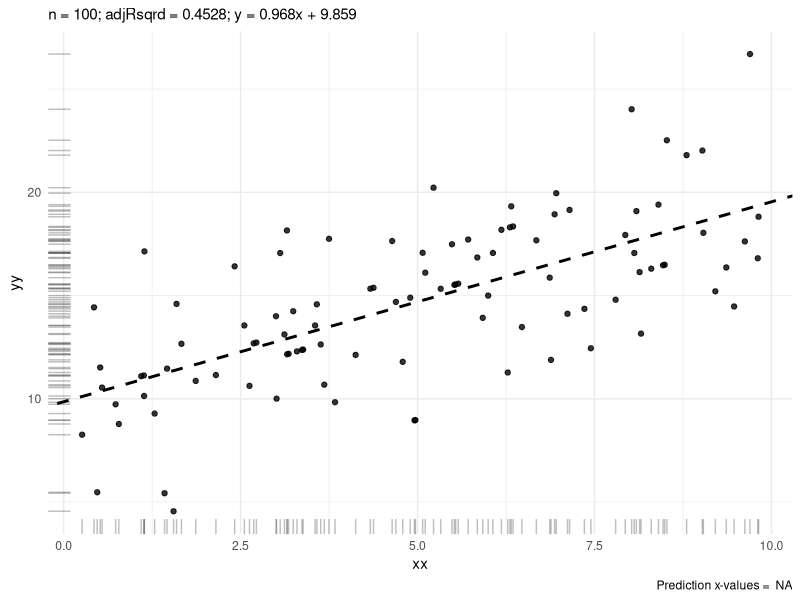
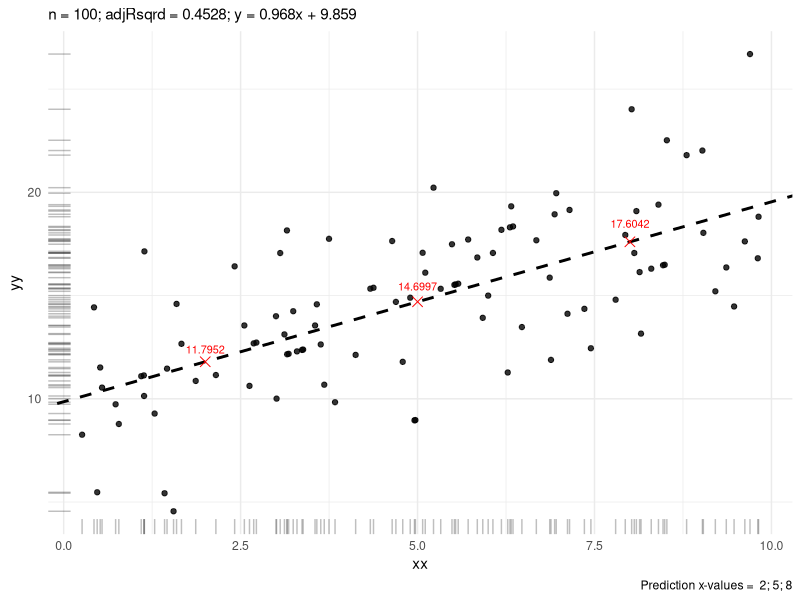

Source code (R) for these figures, in order:

# simple linear regression line visuals -----------------------------------

library(tidyverse)
xx1 <- runif(100) * 10
dfa <- data.frame(xx = xx1, 
                  yy = rbinom(100, 100, 0.1) + xx1, 
                  zz = sample(c(letters), size = 100, replace = TRUE))
rm(xx1)

# function to take a dataframe, perform simple linear regression
#   and return a visual scatterplot annotated with regression equation
#   can supply a short vector of x values if you want to hone in on
#   the linear relationship with some examples (what happens to y 
#     if x increases by ?)
fun_scatter_regression <- function(dfz, pred_targets = c(NA)) {
  m1 <- lm(formula = yy ~ xx, data = dfz, weights = NULL)
  m1_summary <- summary(m1)
  if (any(is.na(pred_targets))) {
    pred_tar <- data.frame(pxx = NA, pyy = NA)
    pred_tar <- pred_tar %>% filter(!is.na(pxx))
  } else {
    interim <- predict(m1, data.frame(xx = pred_targets))
    pred_tar <- data.frame(pxx = pred_targets, 
                           pyy = interim)
    rm(interim)
  }
  plt_sub <- paste0("n = ", nrow(dfz), "; adjRsqrd = ", 
                    round(m1_summary$adj.r.squared, 4), 
                    "; y = ", round(m1$coefficients[[2]], 3), "x + ", 
                    round(m1$coefficients[[1]], 3))
  p_caption <- paste(pred_targets, collapse = "; ")
  return_me <- dfz %>% 
    ggplot(aes(x = xx, y = yy)) + 
    geom_rug(alpha = 0.25) + 
    geom_point(alpha = 0.8) + 
    geom_abline(slope = m1$coefficients[[2]], 
                intercept = m1$coefficients[[1]], 
                size = 1, linetype = 2, color = "black") + 
    geom_point(data = pred_tar, 
               aes(x = pxx, y = pyy), na.rm = TRUE, 
               color = "red", shape = 4, size = 3) + 
    geom_text(data = pred_tar, 
              aes(x = pxx, y = pyy * 1.05, 
                  label = round(pyy, 4)), 
              na.rm = TRUE, size = 2.75, color = "red") + 
    theme_minimal() + theme(legend.position = "none") + 
    labs(subtitle = plt_sub, 
         caption = paste("Prediction x-values = ", p_caption))
  return(return_me)}

# tests ++++++++++++++++++++++++++++++++++++++++++++++++++++++++++
fun_scatter_regression(dfa)
fun_scatter_regression(dfa, c(2, 5, 8))

# ^ -----


